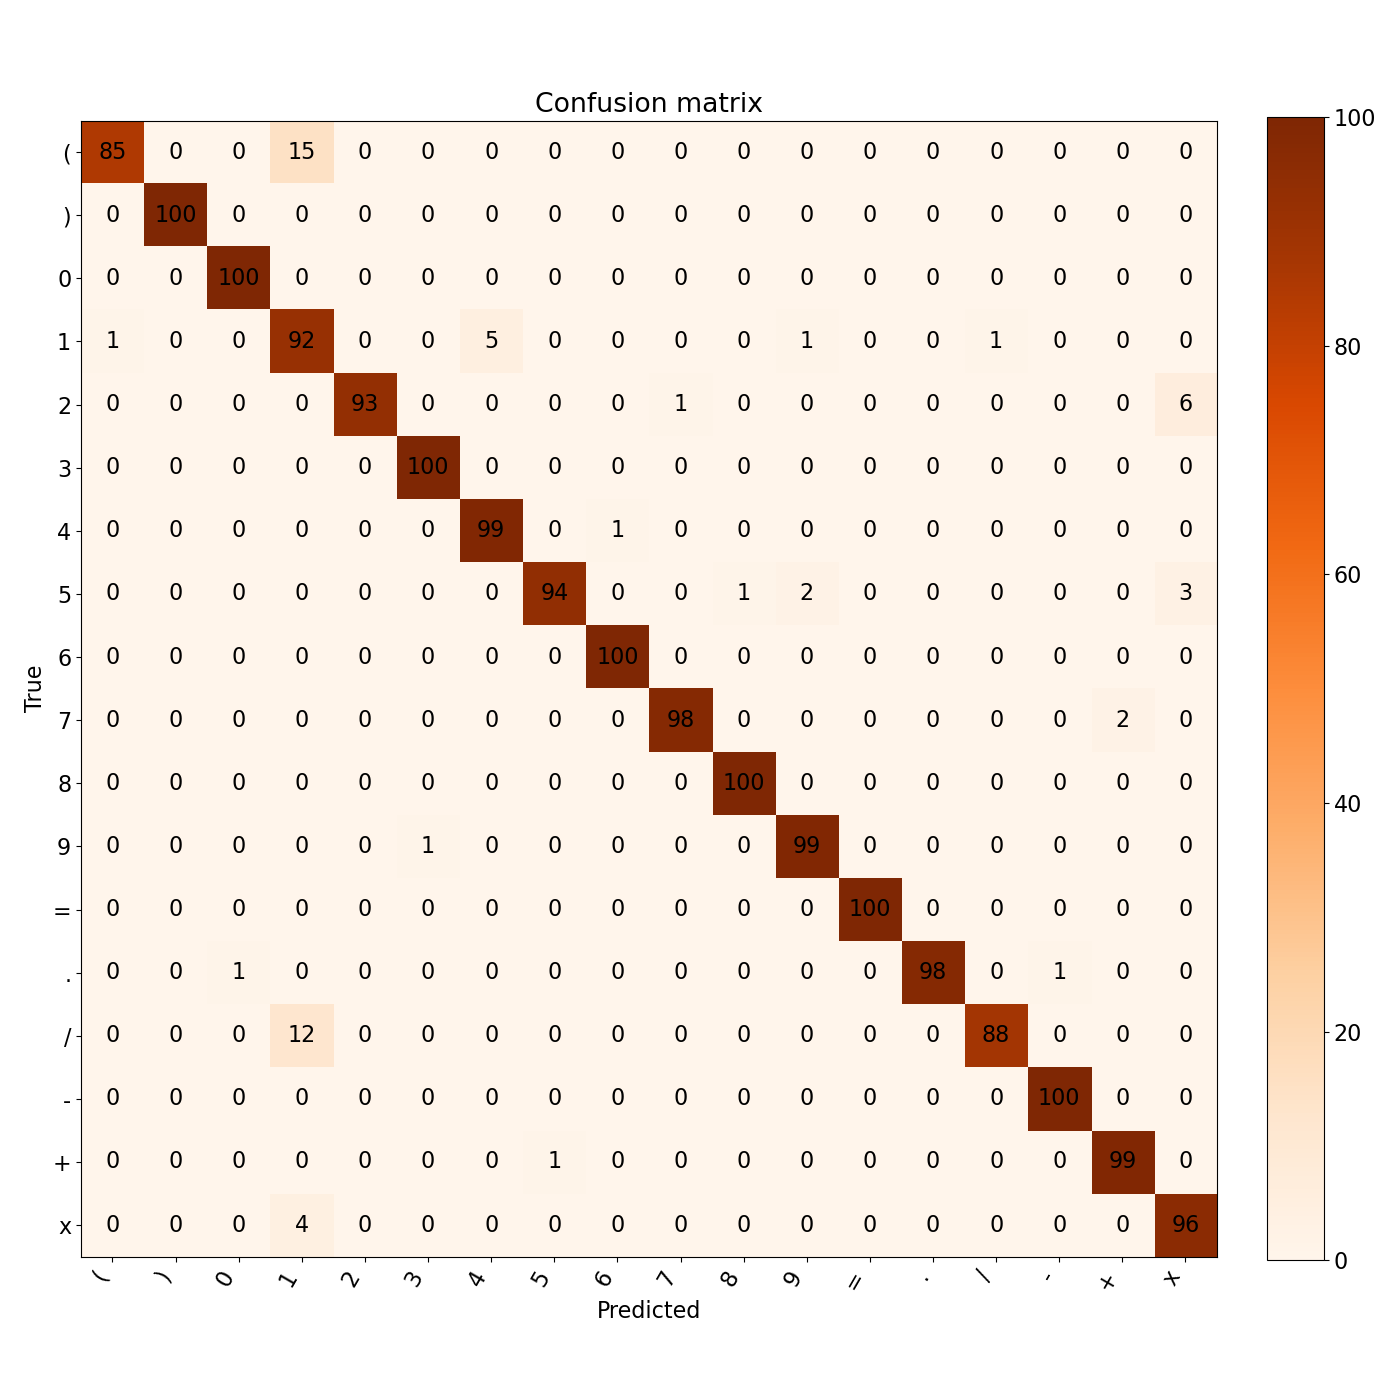

Reproduce this figure in Python.
import pandas as pd
import numpy as np
import matplotlib.pyplot as plt

cm = pd.read_csv("confusion_matrix.csv", index_col=0)
#cm = pd.read_csv("confusion_validation_matrix.csv", index_col=0)

cm.index = cm.index.str.replace("dot", ".").str.replace("forward_slash", "/").str.replace("minus", "-").str.replace("plus", "+")
cm.columns = cm.columns.str.replace("dot", ".").str.replace("forward_slash", "/").str.replace("minus", "-").str.replace("plus", "+")

arr = cm.values

plt.figure(figsize=(14, 14))
plt.rcParams.update({'font.size': 16})
im = plt.imshow(arr, interpolation="nearest", cmap="Oranges")  
#im = plt.imshow(arr, interpolation="nearest", cmap="Blues")
plt.colorbar(im, fraction=0.046, pad=0.04)

plt.xticks(range(len(cm.columns)), cm.columns, rotation=60, ha="right")
plt.yticks(range(len(cm.index)), cm.index)
plt.xlabel("Predicted")
plt.ylabel("True")

plt.title("Confusion matrix")

for i in range(arr.shape[0]):
    for j in range(arr.shape[1]):
        plt.text(j, i, int(arr[i, j]), ha="center", va="center", fontsize=16)

plt.tight_layout()
plt.savefig("confusion_matrix.png")
plt.show()


